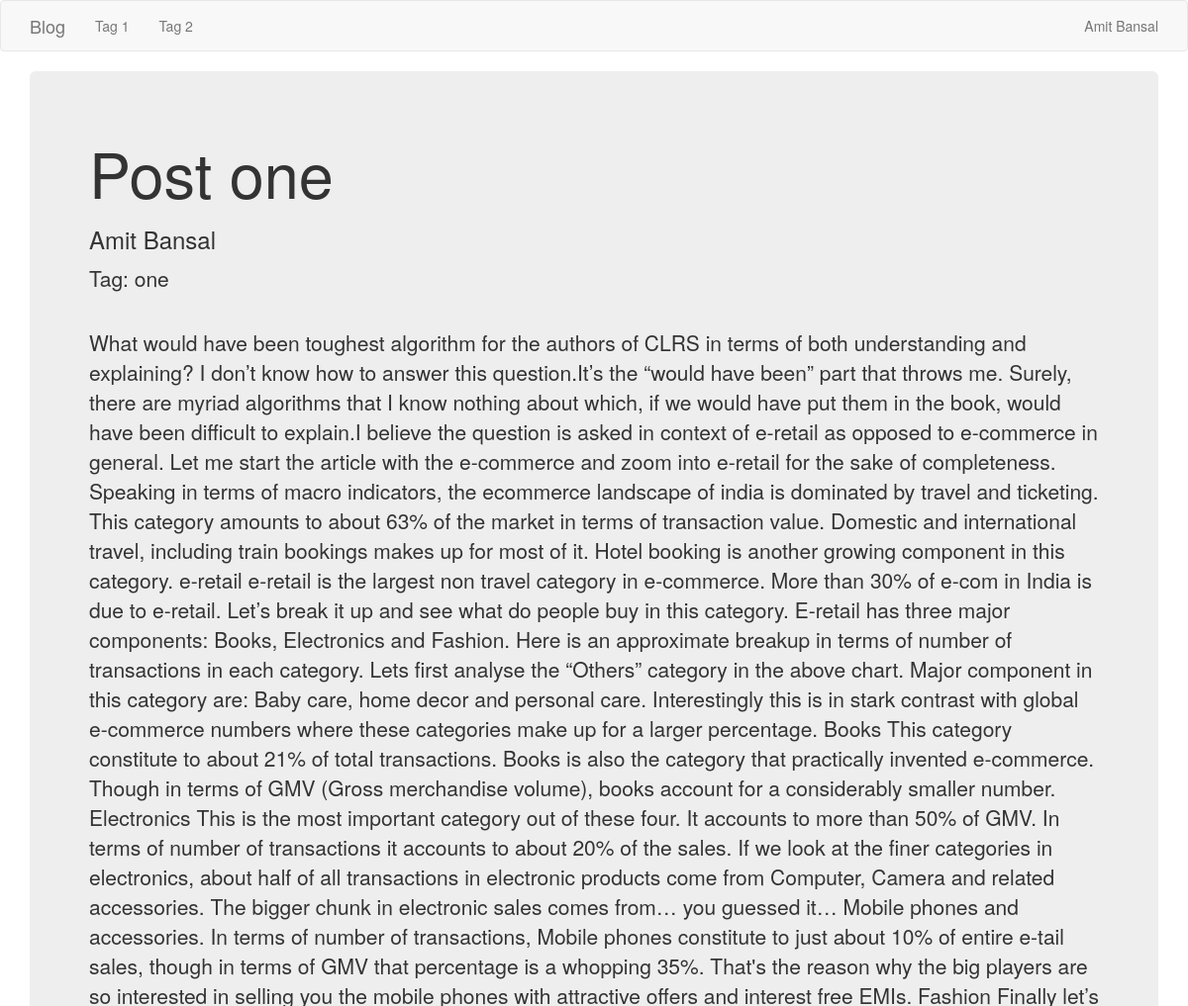
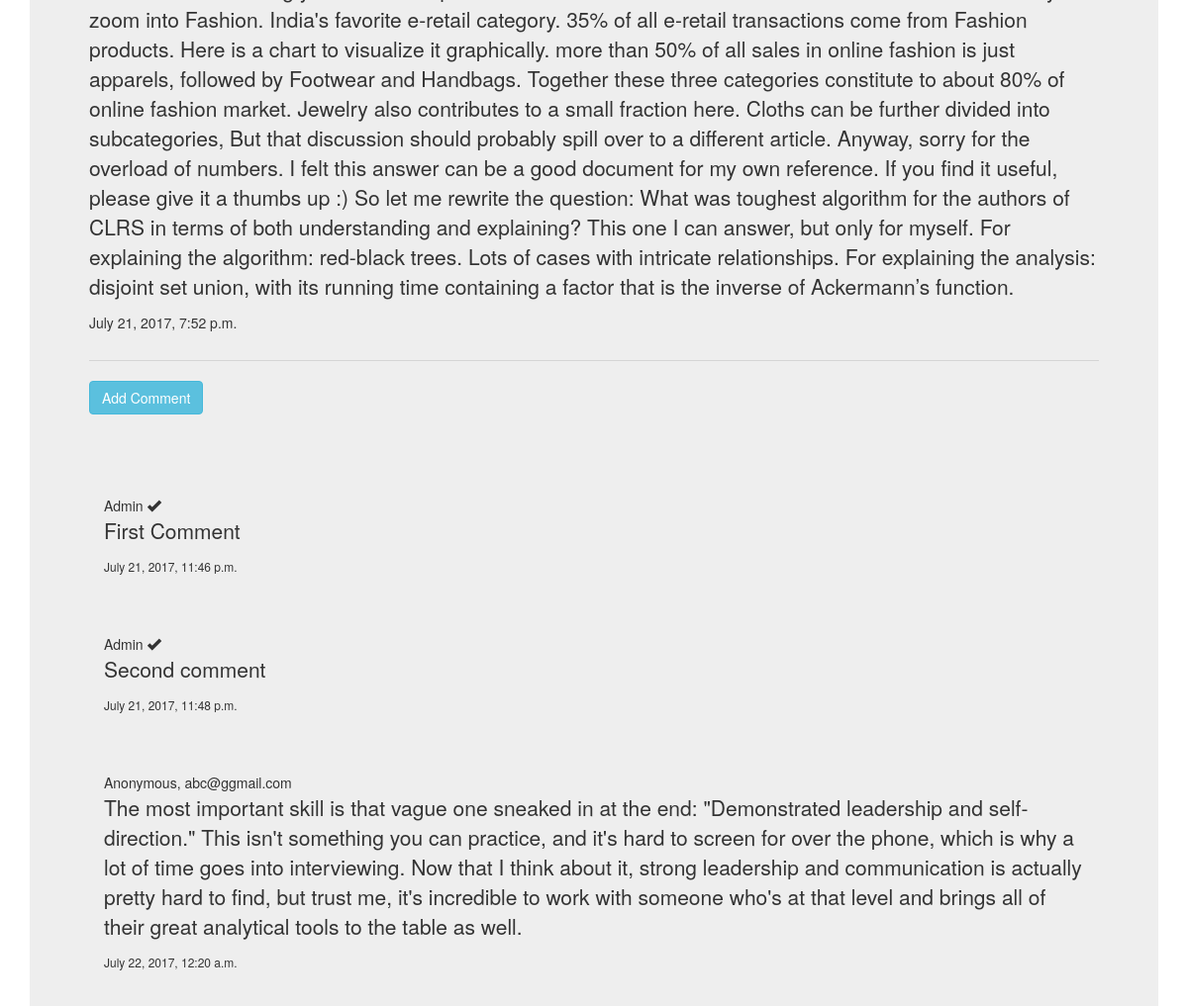
The app's page /post/1/ with its own data (2 pictures, top to bottom).
### myapp/models.py (models this page shows, shortened)
class Post(models.Model):
    title = models.CharField(max_length=100)
    tag = models.CharField(max_length=100, choices=TAG_CHOICES)
    content = models.TextField()
    post_status = models.CharField(max_length=1000, choices=POST_CHOICES)
    create_date = models.DateTimeField(auto_now_add=True, verbose_name='Created on:')

class Comment(models.Model):
    post = models.ForeignKey('myapp.Post', related_name='comments')
    author = models.CharField(max_length=100)
    email = models.EmailField(max_length=200)
    content = models.TextField()
    create_date = models.DateTimeField(auto_now_add=True)
    byadmin = models.BooleanField(default=False)

### myapp/views.py (the view)
# urls.py: url(r'^post/(?P<pk>\d+)/$', post_detail_view, name='post_detail'),
def post_detail_view(request, pk=None):
    try:
        post = Post.objects.get(pk=pk)
    except:
        raise Http404
    if str(post.post_status) == "draft":
        post_draft = True
    else:
        post_draft = False
    context = {
        'post_obj': post,
        'is_draft': post_draft,
    }
    return render(request, 'post_detail.html', context)

### myapp/templates/post_detail.html (shortened to what this page needs)
{% extends "base.html" %}
{% block content %}
	<div class="jumbotron">
		<h1>{{ post_obj.title }}</h1>
		<h3>Amit Bansal </h3>
		<p>Tag: {{ post_obj.tag }}</p>
		<br>
		<p>{{ post_obj.content }}</p>
		<h5>{{ post_obj.create_date }}</h5>
		<hr/>
		<a href="{% url 'add_comment' pk=post_obj.pk %}" class="btn btn-info">Add Comment</a>
		<div class="container">
			<br>
			{% for comment in post_obj.comments.all %}
				<hr/><hr/>
				{% if comment.byadmin %}
					Admin
					<span class="glyphicon glyphicon-ok"></span>
				{% else %}
					<h5 style="display:inline;">{{ comment.author }}, {{ comment.email }}</h5>
				{% endif %}
				<p>{{ comment.content}}</p>
				<h6>{{ comment.create_date }}</h6>
			{% endfor %}
		</div>
	</div>
{% endblock content %}

### myapp/templates/base.html (shortened to what this page needs)
<!DOCTYPE html>
<html>
<head>
	<link rel="stylesheet" href="https://maxcdn.bootstrapcdn.com/bootstrap/3.3.7/css/bootstrap.min.css">
</head>
<body>
	<nav class="navbar navbar-default">
		<div class="container">
			<ul class="nav navbar-nav">
				<li><a href="{% url 'post_list' %}" class="navbar-brand bigbrand">Blog</a></li>
			</ul>
			<ul class="nav navbar-nav">
				<li><a href="{% url 'post_tag' post_tag='one' %}">Tag 1</a></li>
				<li><a href="{% url 'post_tag' post_tag='two' %}">Tag 2</a></li>
			</ul>
			<ul class="nav navbar-nav navbar-right">
				<li><a href="http://amitbansal7.com">Amit Bansal</a></li>
			</ul>
		</div>
	</nav>
	<div class="content container">
		{% block content %}
		{% endblock content %}
	</div>
</body>
</html>

### records on screen
Post: title "Post one", tag "one", content "What would have been toughest algorithm for the authors of CLRS in terms of both understanding and explaining? I don’t know how to answer this question.It’s the “would have been” part that throws me. Surely, there are myriad algorithms that I know nothing about which, if we would have put them in the book, would have been difficult to explain.I believe the question is asked in context of e-retail as opposed to e-commerce in general. Let me start the article with the e-commerce and zoom into e-retail for the sake of completeness. Speaking in terms of macro indicators, the ecommerce landscape of india is dominated by travel and ticketing. This category amounts to about 63% of the market in…", create_date "July 21, 2017, 7:52 p.m."
Comment: byadmin "Admin", content "First Comment", create_date "July 21, 2017, 11:46 p.m."
Comment: byadmin "Admin", content "Second comment", create_date "July 21, 2017, 11:48 p.m."
Comment: author "Anonymous", email "abc@ggmail.com", content "The most important skill is that vague one sneaked in at the end: \"Demonstrated leadership and self-direction.\" This isn't something you can practice, and it's hard to screen for over the phone, which is why a lot of time goes into interviewing. Now that I think about it, strong leadership and communication is actually pretty hard to find, but trust me, it's incredible to work with someone who's at that level and brings all of their great analytical tools to the table as well.", create_date "July 22, 2017, 12:20 a.m."
